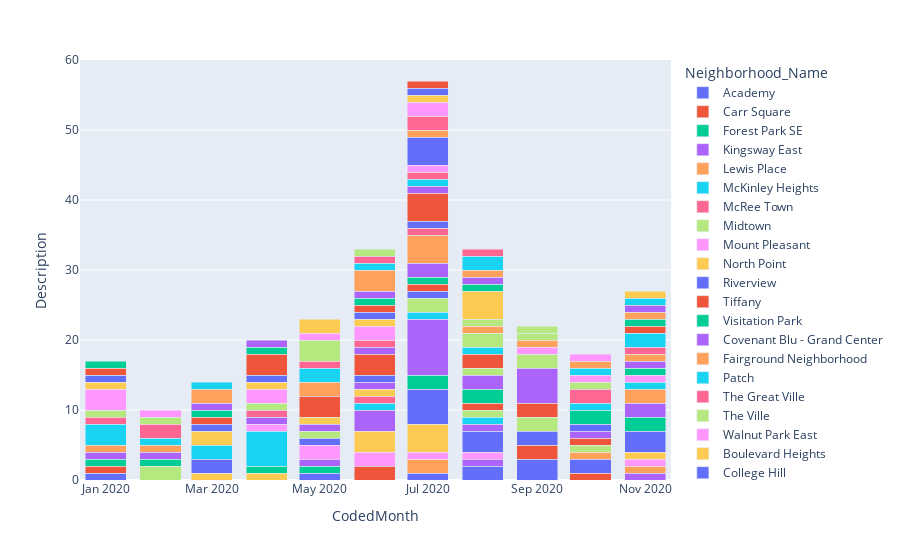

This figure's notebook cell:
### Code cell
#view plot
fig

### Figure 1 — Plotly figure (JSON) as saved in the notebook; plotly's stock layout.template omitted (floating-point values rounded to 4 significant figures)
{"data": [{"alignmentgroup": "True", "hovertemplate": "Neighborhood_Name=Academy<br>CodedMonth=%{x}<br>Description=%{y}<extra></extra>", "legendgroup": "Academy", "marker": {"color": "#636efa"}, "name": "Academy", "offsetgroup": "Academy", "orientation": "v", "showlegend": true, "textposition": "auto", "type": "bar", "x": ["2020-01", "2020-05", "2020-07", "2020-08", "2020-09"], "xaxis": "x", "y": [1, 1, 1, 2, 3], "yaxis": "y"}, {"alignmentgroup": "True", "hovertemplate": "Neighborhood_Name=Carr Square<br>CodedMonth=%{x}<br>Description=%{y}<extra></extra>", "legendgroup": "Carr Square", "marker": {"color": "#EF553B"}, "name": "Carr Square", "offsetgroup": "Carr Square", "orientation": "v", "showlegend": true, "textposition": "auto", "type": "bar", "x": ["2020-01", "2020-06", "2020-09", "2020-10"], "xaxis": "x", "y": [1, 2, 2, 1], "yaxis": "y"}, {"alignmentgroup": "True", "hovertemplate": "Neighborhood_Name=Forest Park SE<br>CodedMonth=%{x}<br>Description=%{y}<extra></extra>", "legendgroup": "Forest Park SE", "marker": {"color": "#00cc96"}, "name": "Forest Park SE", "offsetgroup": "Forest Park SE", "orientation": "v", "showlegend": true, "textposition": "auto", "type": "bar", "x": ["2020-01", "2020-05"], "xaxis": "x", "y": [1, 1], "yaxis": "y"}, {"alignmentgroup": "True", "hovertemplate": "Neighborhood_Name=Kingsway East<br>CodedMonth=%{x}<br>Description=%{y}<extra></extra>", "legendgroup": "Kingsway East", "marker": {"color": "#ab63fa"}, "name": "Kingsway East", "offsetgroup": "Kingsway East", "orientation": "v", "showlegend": true, "textposition": "auto", "type": "bar", "x": ["2020-01", "2020-05", "2020-08", "2020-11"], "xaxis": "x", "y": [1, 1, 1, 1], "yaxis": "y"}, {"alignmentgroup": "True", "hovertemplate": "Neighborhood_Name=Lewis Place<br>CodedMonth=%{x}<br>Description=%{y}<extra></extra>", "legendgroup": "Lewis Place", "marker": {"color": "#FFA15A"}, "name": "Lewis Place", "offsetgroup": "Lewis Place", "orientation": "v", "showlegend": true, "textposition": "auto", "type": "bar", "x": ["2020-01", "2020-07", "2020-11"], "xaxis": "x", "y": [1, 2, 1], "yaxis": "y"}, {"alignmentgroup": "True", "hovertemplate": "Neighborhood_Name=McKinley Heights<br>CodedMonth=%{x}<br>Description=%{y}<extra></extra>", "legendgroup": "McKinley Heights", "marker": {"color": "#19d3f3"}, "name": "McKinley Heights", "offsetgroup": "McKinley Heights", "orientation": "v", "showlegend": true, "textposition": "auto", "type": "bar", "x": ["2020-01"], "xaxis": "x", "y": [3], "yaxis": "y"}, {"alignmentgroup": "True", "hovertemplate": "Neighborhood_Name=McRee Town<br>CodedMonth=%{x}<br>Description=%{y}<extra></extra>", "legendgroup": "McRee Town", "marker": {"color": "#FF6692"}, "name": "McRee Town", "offsetgroup": "McRee Town", "orientation": "v", "showlegend": true, "textposition": "auto", "type": "bar", "x": ["2020-01"], "xaxis": "x", "y": [1], "yaxis": "y"}, {"alignmentgroup": "True", "hovertemplate": "Neighborhood_Name=Midtown<br>CodedMonth=%{x}<br>Description=%{y}<extra></extra>", "legendgroup": "Midtown", "marker": {"color": "#B6E880"}, "name": "Midtown", "offsetgroup": "Midtown", "orientation": "v", "showlegend": true, "textposition": "auto", "type": "bar", "x": ["2020-01", "2020-02"], "xaxis": "x", "y": [1, 2], "yaxis": "y"}, {"alignmentgroup": "True", "hovertemplate": "Neighborhood_Name=Mount Pleasant<br>CodedMonth=%{x}<br>Description=%{y}<extra></extra>", "legendgroup": "Mount Pleasant", "marker": {"color": "#FF97FF"}, "name": "Mount Pleasant", "offsetgroup": "Mount Pleasant", "orientation": "v", "showlegend": true, "textposition": "auto", "type": "bar", "x": ["2020-01", "2020-05", "2020-06", "2020-07", "2020-08", "2020-11"], "xaxis": "x", "y": [3, 2, 2, 1, 1, 1], "yaxis": "y"}, {"alignmentgroup": "True", "hovertemplate": "Neighborhood_Name=North Point<br>CodedMonth=%{x}<br>Description=%{y}<extra></extra>", "legendgroup": "North Point", "marker": {"color": "#FECB52"}, "name": "North Point", "offsetgroup": "North Point", "orientation": "v", "showlegend": true, "textposition": "auto", "type": "bar", "x": ["2020-01", "2020-03", "2020-04", "2020-06", "2020-07", "2020-11"], "xaxis": "x", "y": [1, 1, 1, 3, 4, 1], "yaxis": "y"}, {"alignmentgroup": "True", "hovertemplate": "Neighborhood_Name=Riverview<br>CodedMonth=%{x}<br>Description=%{y}<extra></extra>", "legendgroup": "Riverview", "marker": {"color": "#636efa"}, "name": "Riverview", "offsetgroup": "Riverview", "orientation": "v", "showlegend": true, "textposition": "auto", "type": "bar", "x": ["2020-01", "2020-03", "2020-05", "2020-07", "2020-08", "2020-09", "2020-10", "2020-11"], "xaxis": "x", "y": [1, 2, 1, 5, 3, 2, 2, 3], "yaxis": "y"}, {"alignmentgroup": "True", "hovertemplate": "Neighborhood_Name=Tiffany<br>CodedMonth=%{x}<br>Description=%{y}<extra></extra>", "legendgroup": "Tiffany", "marker": {"color": "#EF553B"}, "name": "Tiffany", "offsetgroup": "Tiffany", "orientation": "v", "showlegend": true, "textposition": "auto", "type": "bar", "x": ["2020-01"], "xaxis": "x", "y": [1], "yaxis": "y"}, {"alignmentgroup": "True", "hovertemplate": "Neighborhood_Name=Visitation Park<br>CodedMonth=%{x}<br>Description=%{y}<extra></extra>", "legendgroup": "Visitation Park", "marker": {"color": "#00cc96"}, "name": "Visitation Park", "offsetgroup": "Visitation Park", "orientation": "v", "showlegend": true, "textposition": "auto", "type": "bar", "x": ["2020-01", "2020-02", "2020-04", "2020-07", "2020-11"], "xaxis": "x", "y": [1, 1, 1, 2, 2], "yaxis": "y"}, {"alignmentgroup": "True", "hovertemplate": "Neighborhood_Name=Covenant Blu - Grand Center<br>CodedMonth=%{x}<br>Description=%{y}<extra></extra>", "legendgroup": "Covenant Blu - Grand Center", "marker": {"color": "#ab63fa"}, "name": "Covenant Blu - Grand Center", "offsetgroup": "Covenant Blu - Grand Center", "orientation": "v", "showlegend": true, "textposition": "auto", "type": "bar", "x": ["2020-02", "2020-06", "2020-07", "2020-08", "2020-11"], "xaxis": "x", "y": [1, 3, 8, 1, 2], "yaxis": "y"}, {"alignmentgroup": "True", "hovertemplate": "Neighborhood_Name=Fairground Neighborhood<br>CodedMonth=%{x}<br>Description=%{y}<extra></extra>", "legendgroup": "Fairground Neighborhood", "marker": {"color": "#FFA15A"}, "name": "Fairground Neighborhood", "offsetgroup": "Fairground Neighborhood", "orientation": "v", "showlegend": true, "textposition": "auto", "type": "bar", "x": ["2020-02", "2020-10", "2020-11"], "xaxis": "x", "y": [1, 1, 2], "yaxis": "y"}, {"alignmentgroup": "True", "hovertemplate": "Neighborhood_Name=Patch<br>CodedMonth=%{x}<br>Description=%{y}<extra></extra>", "legendgroup": "Patch", "marker": {"color": "#19d3f3"}, "name": "Patch", "offsetgroup": "Patch", "orientation": "v", "showlegend": true, "textposition": "auto", "type": "bar", "x": ["2020-02", "2020-03", "2020-04", "2020-06", "2020-07", "2020-08", "2020-11"], "xaxis": "x", "y": [1, 2, 5, 1, 1, 1, 1], "yaxis": "y"}, {"alignmentgroup": "True", "hovertemplate": "Neighborhood_Name=The Great Ville<br>CodedMonth=%{x}<br>Description=%{y}<extra></extra>", "legendgroup": "The Great Ville", "marker": {"color": "#FF6692"}, "name": "The Great Ville", "offsetgroup": "The Great Ville", "orientation": "v", "showlegend": true, "textposition": "auto", "type": "bar", "x": ["2020-02", "2020-06"], "xaxis": "x", "y": [2, 1], "yaxis": "y"}, {"alignmentgroup": "True", "hovertemplate": "Neighborhood_Name=The Ville<br>CodedMonth=%{x}<br>Description=%{y}<extra></extra>", "legendgroup": "The Ville", "marker": {"color": "#B6E880"}, "name": "The Ville", "offsetgroup": "The Ville", "orientation": "v", "showlegend": true, "textposition": "auto", "type": "bar", "x": ["2020-02", "2020-05", "2020-07", "2020-08", "2020-09", "2020-10"], "xaxis": "x", "y": [1, 1, 2, 1, 2, 1], "yaxis": "y"}, {"alignmentgroup": "True", "hovertemplate": "Neighborhood_Name=Walnut Park East<br>CodedMonth=%{x}<br>Description=%{y}<extra></extra>", "legendgroup": "Walnut Park East", "marker": {"color": "#FF97FF"}, "name": "Walnut Park East", "offsetgroup": "Walnut Park East", "orientation": "v", "showlegend": true, "textposition": "auto", "type": "bar", "x": ["2020-02", "2020-04", "2020-11"], "xaxis": "x", "y": [1, 1, 1], "yaxis": "y"}, {"alignmentgroup": "True", "hovertemplate": "Neighborhood_Name=Boulevard Heights<br>CodedMonth=%{x}<br>Description=%{y}<extra></extra>", "legendgroup": "Boulevard Heights", "marker": {"color": "#FECB52"}, "name": "Boulevard Heights", "offsetgroup": "Boulevard Heights", "orientation": "v", "showlegend": true, "textposition": "auto", "type": "bar", "x": ["2020-03", "2020-06"], "xaxis": "x", "y": [2, 1], "yaxis": "y"}, {"alignmentgroup": "True", "hovertemplate": "Neighborhood_Name=College Hill<br>CodedMonth=%{x}<br>Description=%{y}<extra></extra>", "legendgroup": "College Hill", "marker": {"color": "#636efa"}, "name": "College Hill", "offsetgroup": "College Hill", "orientation": "v", "showlegend": true, "textposition": "auto", "type": "bar", "x": ["2020-03", "2020-07"], "xaxis": "x", "y": [1, 1], "yaxis": "y"}, {"alignmentgroup": "True", "hovertemplate": "Neighborhood_Name=Kosciusko<br>CodedMonth=%{x}<br>Description=%{y}<extra></extra>", "legendgroup": "Kosciusko", "marker": {"color": "#EF553B"}, "name": "Kosciusko", "offsetgroup": "Kosciusko", "orientation": "v", "showlegend": true, "textposition": "auto", "type": "bar", "x": ["2020-03", "2020-07", "2020-08", "2020-09", "2020-10"], "xaxis": "x", "y": [1, 1, 1, 2, 1], "yaxis": "y"}, {"alignmentgroup": "True", "hovertemplate": "Neighborhood_Name=Near N. Riverfront<br>CodedMonth=%{x}<br>Description=%{y}<extra></extra>", "legendgroup": "Near N. Riverfront", "marker": {"color": "#00cc96"}, "name": "Near N. Riverfront", "offsetgroup": "Near N. Riverfront", "orientation": "v", "showlegend": true, "textposition": "auto", "type": "bar", "x": ["2020-03", "2020-07", "2020-08", "2020-11"], "xaxis": "x", "y": [1, 1, 2, 1], "yaxis": "y"}, {"alignmentgroup": "True", "hovertemplate": "Neighborhood_Name=North Riverfront<br>CodedMonth=%{x}<br>Description=%{y}<extra></extra>", "legendgroup": "North Riverfront", "marker": {"color": "#ab63fa"}, "name": "North Riverfront", "offsetgroup": "North Riverfront", "orientation": "v", "showlegend": true, "textposition": "auto", "type": "bar", "x": ["2020-03", "2020-04", "2020-05", "2020-06", "2020-07", "2020-08", "2020-09", "2020-10", "2020-11"], "xaxis": "x", "y": [1, 1, 1, 1, 2, 2, 5, 1, 1], "yaxis": "y"}, {"alignmentgroup": "True", "hovertemplate": "Neighborhood_Name=Old North St. Louis<br>CodedMonth=%{x}<br>Description=%{y}<extra></extra>", "legendgroup": "Old North St. Louis", "marker": {"color": "#FFA15A"}, "name": "Old North St. Louis", "offsetgroup": "Old North St. Louis", "orientation": "v", "showlegend": true, "textposition": "auto", "type": "bar", "x": ["2020-03", "2020-07", "2020-11"], "xaxis": "x", "y": [2, 4, 1], "yaxis": "y"}, {"alignmentgroup": "True", "hovertemplate": "Neighborhood_Name=Soulard<br>CodedMonth=%{x}<br>Description=%{y}<extra></extra>", "legendgroup": "Soulard", "marker": {"color": "#19d3f3"}, "name": "Soulard", "offsetgroup": "Soulard", "orientation": "v", "showlegend": true, "textposition": "auto", "type": "bar", "x": ["2020-03"], "xaxis": "x", "y": [1], "yaxis": "y"}, {"alignmentgroup": "True", "hovertemplate": "Neighborhood_Name=Cardonlet<br>CodedMonth=%{x}<br>Description=%{y}<extra></extra>", "legendgroup": "Cardonlet", "marker": {"color": "#FF6692"}, "name": "Cardonlet", "offsetgroup": "Cardonlet", "orientation": "v", "showlegend": true, "textposition": "auto", "type": "bar", "x": ["2020-04", "2020-07", "2020-11"], "xaxis": "x", "y": [1, 1, 1], "yaxis": "y"}, {"alignmentgroup": "True", "hovertemplate": "Neighborhood_Name=Dutchtown<br>CodedMonth=%{x}<br>Description=%{y}<extra></extra>", "legendgroup": "Dutchtown", "marker": {"color": "#B6E880"}, "name": "Dutchtown", "offsetgroup": "Dutchtown", "orientation": "v", "showlegend": true, "textposition": "auto", "type": "bar", "x": ["2020-04", "2020-08"], "xaxis": "x", "y": [1, 1], "yaxis": "y"}, {"alignmentgroup": "True", "hovertemplate": "Neighborhood_Name=Gravois Park<br>CodedMonth=%{x}<br>Description=%{y}<extra></extra>", "legendgroup": "Gravois Park", "marker": {"color": "#FF97FF"}, "name": "Gravois Park", "offsetgroup": "Gravois Park", "orientation": "v", "showlegend": true, "textposition": "auto", "type": "bar", "x": ["2020-04"], "xaxis": "x", "y": [2], "yaxis": "y"}, {"alignmentgroup": "True", "hovertemplate": "Neighborhood_Name=Lafayette Square<br>CodedMonth=%{x}<br>Description=%{y}<extra></extra>", "legendgroup": "Lafayette Square", "marker": {"color": "#FECB52"}, "name": "Lafayette Square", "offsetgroup": "Lafayette Square", "orientation": "v", "showlegend": true, "textposition": "auto", "type": "bar", "x": ["2020-04", "2020-05"], "xaxis": "x", "y": [1, 1], "yaxis": "y"}, {"alignmentgroup": "True", "hovertemplate": "Neighborhood_Name=Princeton Heights<br>CodedMonth=%{x}<br>Description=%{y}<extra></extra>", "legendgroup": "Princeton Heights", "marker": {"color": "#636efa"}, "name": "Princeton Heights", "offsetgroup": "Princeton Heights", "orientation": "v", "showlegend": true, "textposition": "auto", "type": "bar", "x": ["2020-04", "2020-06", "2020-07", "2020-10"], "xaxis": "x", "y": [1, 1, 1, 1], "yaxis": "y"}, {"alignmentgroup": "True", "hovertemplate": "Neighborhood_Name=St. Louis Place<br>CodedMonth=%{x}<br>Description=%{y}<extra></extra>", "legendgroup": "St. Louis Place", "marker": {"color": "#EF553B"}, "name": "St. Louis Place", "offsetgroup": "St. Louis Place", "orientation": "v", "showlegend": true, "textposition": "auto", "type": "bar", "x": ["2020-04", "2020-05", "2020-06", "2020-07", "2020-08"], "xaxis": "x", "y": [3, 3, 3, 4, 2], "yaxis": "y"}, {"alignmentgroup": "True", "hovertemplate": "Neighborhood_Name=Tower Grove South<br>CodedMonth=%{x}<br>Description=%{y}<extra></extra>", "legendgroup": "Tower Grove South", "marker": {"color": "#00cc96"}, "name": "Tower Grove South", "offsetgroup": "Tower Grove South", "orientation": "v", "showlegend": true, "textposition": "auto", "type": "bar", "x": ["2020-04", "2020-10"], "xaxis": "x", "y": [1, 2], "yaxis": "y"}, {"alignmentgroup": "True", "hovertemplate": "Neighborhood_Name=Wells-Goodfellow<br>CodedMonth=%{x}<br>Description=%{y}<extra></extra>", "legendgroup": "Wells-Goodfellow", "marker": {"color": "#ab63fa"}, "name": "Wells-Goodfellow", "offsetgroup": "Wells-Goodfellow", "orientation": "v", "showlegend": true, "textposition": "auto", "type": "bar", "x": ["2020-04", "2020-06", "2020-07"], "xaxis": "x", "y": [1, 1, 1], "yaxis": "y"}, {"alignmentgroup": "True", "hovertemplate": "Neighborhood_Name=Downtown West<br>CodedMonth=%{x}<br>Description=%{y}<extra></extra>", "legendgroup": "Downtown West", "marker": {"color": "#FFA15A"}, "name": "Downtown West", "offsetgroup": "Downtown West", "orientation": "v", "showlegend": true, "textposition": "auto", "type": "bar", "x": ["2020-05"], "xaxis": "x", "y": [2], "yaxis": "y"}, {"alignmentgroup": "True", "hovertemplate": "Neighborhood_Name=Hyde Park<br>CodedMonth=%{x}<br>Description=%{y}<extra></extra>", "legendgroup": "Hyde Park", "marker": {"color": "#19d3f3"}, "name": "Hyde Park", "offsetgroup": "Hyde Park", "orientation": "v", "showlegend": true, "textposition": "auto", "type": "bar", "x": ["2020-05", "2020-07", "2020-08", "2020-10", "2020-11"], "xaxis": "x", "y": [2, 1, 1, 1, 2], "yaxis": "y"}, {"alignmentgroup": "True", "hovertemplate": "Neighborhood_Name=Jeff Vanderlou<br>CodedMonth=%{x}<br>Description=%{y}<extra></extra>", "legendgroup": "Jeff Vanderlou", "marker": {"color": "#FF6692"}, "name": "Jeff Vanderlou", "offsetgroup": "Jeff Vanderlou", "orientation": "v", "showlegend": true, "textposition": "auto", "type": "bar", "x": ["2020-05", "2020-06", "2020-07", "2020-10"], "xaxis": "x", "y": [1, 1, 1, 2], "yaxis": "y"}, {"alignmentgroup": "True", "hovertemplate": "Neighborhood_Name=Marine Villa<br>CodedMonth=%{x}<br>Description=%{y}<extra></extra>", "legendgroup": "Marine Villa", "marker": {"color": "#B6E880"}, "name": "Marine Villa", "offsetgroup": "Marine Villa", "orientation": "v", "showlegend": true, "textposition": "auto", "type": "bar", "x": ["2020-05", "2020-08", "2020-09", "2020-10"], "xaxis": "x", "y": [3, 2, 2, 1], "yaxis": "y"}, {"alignmentgroup": "True", "hovertemplate": "Neighborhood_Name=Mark Twain I-70 Ind.<br>CodedMonth=%{x}<br>Description=%{y}<extra></extra>", "legendgroup": "Mark Twain I-70 Ind.", "marker": {"color": "#FF97FF"}, "name": "Mark Twain I-70 Ind.", "offsetgroup": "Mark Twain I-70 Ind.", "orientation": "v", "showlegend": true, "textposition": "auto", "type": "bar", "x": ["2020-05", "2020-06", "2020-07", "2020-09", "2020-10"], "xaxis": "x", "y": [1, 2, 1, 1, 1], "yaxis": "y"}, {"alignmentgroup": "True", "hovertemplate": "Neighborhood_Name=Vandeventer<br>CodedMonth=%{x}<br>Description=%{y}<extra></extra>", "legendgroup": "Vandeventer", "marker": {"color": "#FECB52"}, "name": "Vandeventer", "offsetgroup": "Vandeventer", "orientation": "v", "showlegend": true, "textposition": "auto", "type": "bar", "x": ["2020-05", "2020-06"], "xaxis": "x", "y": [2, 1], "yaxis": "y"}, {"alignmentgroup": "True", "hovertemplate": "Neighborhood_Name=Baden<br>CodedMonth=%{x}<br>Description=%{y}<extra></extra>", "legendgroup": "Baden", "marker": {"color": "#636efa"}, "name": "Baden", "offsetgroup": "Baden", "orientation": "v", "showlegend": true, "textposition": "auto", "type": "bar", "x": ["2020-06", "2020-07"], "xaxis": "x", "y": [1, 4], "yaxis": "y"}, {"alignmentgroup": "True", "hovertemplate": "Neighborhood_Name=Compton Heights<br>CodedMonth=%{x}<br>Description=%{y}<extra></extra>", "legendgroup": "Compton Heights", "marker": {"color": "#EF553B"}, "name": "Compton Heights", "offsetgroup": "Compton Heights", "orientation": "v", "showlegend": true, "textposition": "auto", "type": "bar", "x": ["2020-06", "2020-11"], "xaxis": "x", "y": [1, 1], "yaxis": "y"}, {"alignmentgroup": "True", "hovertemplate": "Neighborhood_Name=Fountain Park<br>CodedMonth=%{x}<br>Description=%{y}<extra></extra>", "legendgroup": "Fountain Park", "marker": {"color": "#00cc96"}, "name": "Fountain Park", "offsetgroup": "Fountain Park", "orientation": "v", "showlegend": true, "textposition": "auto", "type": "bar", "x": ["2020-06", "2020-11"], "xaxis": "x", "y": [1, 1], "yaxis": "y"}, {"alignmentgroup": "True", "hovertemplate": "Neighborhood_Name=Fox Park<br>CodedMonth=%{x}<br>Description=%{y}<extra></extra>", "legendgroup": "Fox Park", "marker": {"color": "#ab63fa"}, "name": "Fox Park", "offsetgroup": "Fox Park", "orientation": "v", "showlegend": true, "textposition": "auto", "type": "bar", "x": ["2020-06"], "xaxis": "x", "y": [1], "yaxis": "y"}, {"alignmentgroup": "True", "hovertemplate": "Neighborhood_Name=Kingsway West<br>CodedMonth=%{x}<br>Description=%{y}<extra></extra>", "legendgroup": "Kingsway West", "marker": {"color": "#FFA15A"}, "name": "Kingsway West", "offsetgroup": "Kingsway West", "orientation": "v", "showlegend": true, "textposition": "auto", "type": "bar", "x": ["2020-06", "2020-07", "2020-08", "2020-09", "2020-11"], "xaxis": "x", "y": [3, 1, 1, 1, 1], "yaxis": "y"}, {"alignmentgroup": "True", "hovertemplate": "Neighborhood_Name=Lasalle<br>CodedMonth=%{x}<br>Description=%{y}<extra></extra>", "legendgroup": "Lasalle", "marker": {"color": "#19d3f3"}, "name": "Lasalle", "offsetgroup": "Lasalle", "orientation": "v", "showlegend": true, "textposition": "auto", "type": "bar", "x": ["2020-06", "2020-10"], "xaxis": "x", "y": [1, 1], "yaxis": "y"}, {"alignmentgroup": "True", "hovertemplate": "Neighborhood_Name=Penrose<br>CodedMonth=%{x}<br>Description=%{y}<extra></extra>", "legendgroup": "Penrose", "marker": {"color": "#FF6692"}, "name": "Penrose", "offsetgroup": "Penrose", "orientation": "v", "showlegend": true, "textposition": "auto", "type": "bar", "x": ["2020-06", "2020-07"], "xaxis": "x", "y": [1, 2], "yaxis": "y"}, {"alignmentgroup": "True", "hovertemplate": "Neighborhood_Name=The Gate District<br>CodedMonth=%{x}<br>Description=%{y}<extra></extra>", "legendgroup": "The Gate District", "marker": {"color": "#B6E880"}, "name": "The Gate District", "offsetgroup": "The Gate District", "orientation": "v", "showlegend": true, "textposition": "auto", "type": "bar", "x": ["2020-06", "2020-08", "2020-09"], "xaxis": "x", "y": [1, 1, 1], "yaxis": "y"}, {"alignmentgroup": "True", "hovertemplate": "Neighborhood_Name=Hamilton Heights<br>CodedMonth=%{x}<br>Description=%{y}<extra></extra>", "legendgroup": "Hamilton Heights", "marker": {"color": "#FF97FF"}, "name": "Hamilton Heights", "offsetgroup": "Hamilton Heights", "orientation": "v", "showlegend": true, "textposition": "auto", "type": "bar", "x": ["2020-07"], "xaxis": "x", "y": [2], "yaxis": "y"}, {"alignmentgroup": "True", "hovertemplate": "Neighborhood_Name=Mark Twain<br>CodedMonth=%{x}<br>Description=%{y}<extra></extra>", "legendgroup": "Mark Twain", "marker": {"color": "#FECB52"}, "name": "Mark Twain", "offsetgroup": "Mark Twain", "orientation": "v", "showlegend": true, "textposition": "auto", "type": "bar", "x": ["2020-07", "2020-08"], "xaxis": "x", "y": [1, 4], "yaxis": "y"}, {"alignmentgroup": "True", "hovertemplate": "Neighborhood_Name=O'Fallon<br>CodedMonth=%{x}<br>Description=%{y}<extra></extra>", "legendgroup": "O'Fallon", "marker": {"color": "#636efa"}, "name": "O'Fallon", "offsetgroup": "O'Fallon", "orientation": "v", "showlegend": true, "textposition": "auto", "type": "bar", "x": ["2020-07"], "xaxis": "x", "y": [1], "yaxis": "y"}, {"alignmentgroup": "True", "hovertemplate": "Neighborhood_Name=West End<br>CodedMonth=%{x}<br>Description=%{y}<extra></extra>", "legendgroup": "West End", "marker": {"color": "#EF553B"}, "name": "West End", "offsetgroup": "West End", "orientation": "v", "showlegend": true, "textposition": "auto", "type": "bar", "x": ["2020-07"], "xaxis": "x", "y": [1], "yaxis": "y"}, {"alignmentgroup": "True", "hovertemplate": "Neighborhood_Name=Clayton-Tamm<br>CodedMonth=%{x}<br>Description=%{y}<extra></extra>", "legendgroup": "Clayton-Tamm", "marker": {"color": "#00cc96"}, "name": "Clayton-Tamm", "offsetgroup": "Clayton-Tamm", "orientation": "v", "showlegend": true, "textposition": "auto", "type": "bar", "x": ["2020-08"], "xaxis": "x", "y": [1], "yaxis": "y"}, {"alignmentgroup": "True", "hovertemplate": "Neighborhood_Name=Columbus Square<br>CodedMonth=%{x}<br>Description=%{y}<extra></extra>", "legendgroup": "Columbus Square", "marker": {"color": "#ab63fa"}, "name": "Columbus Square", "offsetgroup": "Columbus Square", "orientation": "v", "showlegend": true, "textposition": "auto", "type": "bar", "x": ["2020-08", "2020-11"], "xaxis": "x", "y": [1, 1], "yaxis": "y"}, {"alignmentgroup": "True", "hovertemplate": "Neighborhood_Name=Downtown<br>CodedMonth=%{x}<br>Description=%{y}<extra></extra>", "legendgroup": "Downtown", "marker": {"color": "#FFA15A"}, "name": "Downtown", "offsetgroup": "Downtown", "orientation": "v", "showlegend": true, "textposition": "auto", "type": "bar", "x": ["2020-08", "2020-10"], "xaxis": "x", "y": [1, 1], "yaxis": "y"}, {"alignmentgroup": "True", "hovertemplate": "Neighborhood_Name=Holly Hills<br>CodedMonth=%{x}<br>Description=%{y}<extra></extra>", "legendgroup": "Holly Hills", "marker": {"color": "#19d3f3"}, "name": "Holly Hills", "offsetgroup": "Holly Hills", "orientation": "v", "showlegend": true, "textposition": "auto", "type": "bar", "x": ["2020-08", "2020-11"], "xaxis": "x", "y": [2, 1], "yaxis": "y"}, {"alignmentgroup": "True", "hovertemplate": "Neighborhood_Name=St. Louis Hills<br>CodedMonth=%{x}<br>Description=%{y}<extra></extra>", "legendgroup": "St. Louis Hills", "marker": {"color": "#FF6692"}, "name": "St. Louis Hills", "offsetgroup": "St. Louis Hills", "orientation": "v", "showlegend": true, "textposition": "auto", "type": "bar", "x": ["2020-08"], "xaxis": "x", "y": [1], "yaxis": "y"}, {"alignmentgroup": "True", "hovertemplate": "Neighborhood_Name=Walnut Park West<br>CodedMonth=%{x}<br>Description=%{y}<extra></extra>", "legendgroup": "Walnut Park West", "marker": {"color": "#B6E880"}, "name": "Walnut Park West", "offsetgroup": "Walnut Park West", "orientation": "v", "showlegend": true, "textposition": "auto", "type": "bar", "x": ["2020-09"], "xaxis": "x", "y": [1], "yaxis": "y"}, {"alignmentgroup": "True", "hovertemplate": "Neighborhood_Name=Clifton Heights<br>CodedMonth=%{x}<br>Description=%{y}<extra></extra>", "legendgroup": "Clifton Heights", "marker": {"color": "#FF97FF"}, "name": "Clifton Heights", "offsetgroup": "Clifton Heights", "orientation": "v", "showlegend": true, "textposition": "auto", "type": "bar", "x": ["2020-10"], "xaxis": "x", "y": [1], "yaxis": "y"}, {"alignmentgroup": "True", "hovertemplate": "Neighborhood_Name=Bevo Mill<br>CodedMonth=%{x}<br>Description=%{y}<extra></extra>", "legendgroup": "Bevo Mill", "marker": {"color": "#FECB52"}, "name": "Bevo Mill", "offsetgroup": "Bevo Mill", "orientation": "v", "showlegend": true, "textposition": "auto", "type": "bar", "x": ["2020-11"], "xaxis": "x", "y": [1], "yaxis": "y"}], "layout": {"barmode": "stack", "legend": {"title": {"text": "Neighborhood_Name"}, "tracegroupgap": 0}, "margin": {"t": 60}, "xaxis": {"anchor": "y", "domain": [0, 1], "title": {"text": "CodedMonth"}}, "yaxis": {"anchor": "x", "domain": [0, 1], "title": {"text": "Description"}}}}
